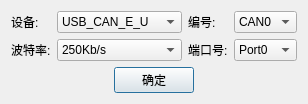
<?xml version="1.0" encoding="UTF-8"?>
<ui version="4.0">
 <class>LoginDialog</class>
 <widget class="QDialog" name="LoginDialog">
  <property name="geometry">
   <rect>
    <x>0</x>
    <y>0</y>
    <width>275</width>
    <height>99</height>
   </rect>
  </property>
  <property name="windowTitle">
   <string>Dialog</string>
  </property>
  <layout class="QGridLayout" name="gridLayout">
   <item row="0" column="0">
    <widget class="QLabel" name="label">
     <property name="text">
      <string>设备:</string>
     </property>
    </widget>
   </item>
   <item row="0" column="1">
    <widget class="QComboBox" name="cb_type">
     <item>
      <property name="text">
       <string>USB_CAN_E_U</string>
      </property>
     </item>
     <item>
      <property name="text">
       <string>USB_CAN_2E_U</string>
      </property>
     </item>
    </widget>
   </item>
   <item row="0" column="2">
    <widget class="QLabel" name="label_2">
     <property name="text">
      <string>编号:</string>
     </property>
    </widget>
   </item>
   <item row="0" column="3">
    <widget class="QComboBox" name="cb_num">
     <item>
      <property name="text">
       <string>CAN0</string>
      </property>
     </item>
     <item>
      <property name="text">
       <string>CAN1</string>
      </property>
     </item>
    </widget>
   </item>
   <item row="1" column="0">
    <widget class="QLabel" name="label_3">
     <property name="text">
      <string>波特率:</string>
     </property>
    </widget>
   </item>
   <item row="1" column="1">
    <widget class="QComboBox" name="cb_rate">
     <item>
      <property name="text">
       <string>250Kb/s</string>
      </property>
     </item>
     <item>
      <property name="text">
       <string>125Kb/s</string>
      </property>
     </item>
     <item>
      <property name="text">
       <string>500Kb/s</string>
      </property>
     </item>
    </widget>
   </item>
   <item row="1" column="2">
    <widget class="QLabel" name="label_4">
     <property name="text">
      <string>端口号:</string>
     </property>
    </widget>
   </item>
   <item row="1" column="3">
    <widget class="QComboBox" name="cb_port">
     <item>
      <property name="text">
       <string>Port0</string>
      </property>
     </item>
     <item>
      <property name="text">
       <string>Port1</string>
      </property>
     </item>
    </widget>
   </item>
   <item row="2" column="0" colspan="4">
    <layout class="QHBoxLayout" name="horizontalLayout">
     <item>
      <spacer name="horizontalSpacer">
       <property name="orientation">
        <enum>Qt::Horizontal</enum>
       </property>
       <property name="sizeHint" stdset="0">
        <size>
         <width>39</width>
         <height>20</height>
        </size>
       </property>
      </spacer>
     </item>
     <item>
      <widget class="QPushButton" name="pb_ok">
       <property name="text">
        <string>确定</string>
       </property>
      </widget>
     </item>
     <item>
      <spacer name="horizontalSpacer_2">
       <property name="orientation">
        <enum>Qt::Horizontal</enum>
       </property>
       <property name="sizeHint" stdset="0">
        <size>
         <width>63</width>
         <height>20</height>
        </size>
       </property>
      </spacer>
     </item>
    </layout>
   </item>
  </layout>
 </widget>
 <resources/>
 <connections/>
</ui>
